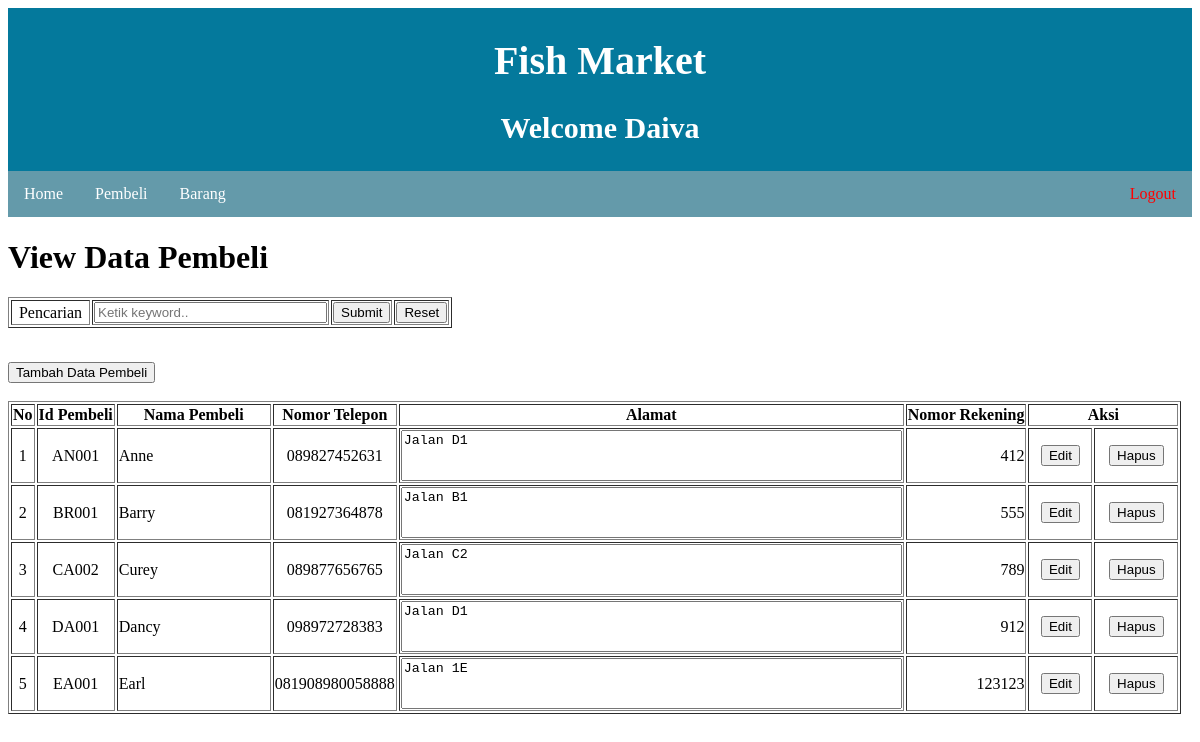
The app's page /pembeli.php (signed in) with its own data.
### tables this page shows
CREATE TABLE `pembeli` (
  `IdPembeli` varchar(5) NOT NULL,
  `NamaPembeli` varchar(50) NOT NULL,
  `NoTelp` varchar(15) NOT NULL,
  `AlamatPembeli` varchar(200) NOT NULL,
  `NoRek` varchar(20) NOT NULL
);

### pembeli.php (the view, shortened to what this page needs)
<?php
    include_once("functions.php");
?>
<!DOCTYPE html>
<html>
<head>
</head>
<body>
    <h1>View Data Pembeli</h1>
    <form method="post">
                <table border="1">
                <tr>
                    <td width="75" align="center">Pencarian</td>
                    <td><input type="text" name="dicari" size="26" maxlength="100" placeholder="Ketik keyword.." ></td>
                    <td><input type="submit" name="TblCari"></td>
                    <td><a href="javascript:history.back()"><button>Reset</button></a></td>
                </tr>
                </table>
                </form>
                <br>
    <?php
        $db = dbConnect();
        if ($db->connect_errno == 0)
        {
            if (isset($_POST["TblCari"]))
            {
                $dicari = $db->escape_string($_POST["dicari"]);
                $sqlcari = "SELECT * FROM pembeli
                            WHERE IdPembeli LIKE '%$dicari%' OR NamaPembeli LIKE '%$dicari%'
                            OR NoTelp LIKE '%$dicari%' OR NoRek LIKE '%$dicari%'
                            ORDER BY IdPembeli";
                $res = $db->query($sqlcari);
                if ($res)
                {
                    ?>
                <a href="pembeli-tambah.php"><button>Tambah Data Pembeli</button></a>
                <br><br>
                <table border="1">
                <tr>
                    <th>No</th><th>Id Pembeli</th><th>Nama Pembeli</th>
                    <th>Nomor Telepon</th><th>Alamat</th><th>Nomor Rekening</th><th colspan="2">Aksi</th>
                </tr>
                <?php
                    $i = 1;
                    $data = $res->fetch_all(MYSQLI_ASSOC);
                    foreach ($data as $barisdata)
                    {
                ?>
                        <tr>
                            <td align="center"><?php echo $i;?></td>
                            <td align="center"><?php echo $barisdata["IdPembeli"];?></td>
                            <td width="150"><?php echo $barisdata["NamaPembeli"];?></td>
                            <td align="center"><?php echo $barisdata["NoTelp"];?></td>
                            <td>
                                <textarea style="resize: none;" cols="60" rows="3" readonly><?php echo $barisdata["AlamatPembeli"];?></textarea>
                            </td>
                            <td align="right"><?php echo $barisdata["NoRek"]; ?></td>
                            <td width="60" align="center">
                                <a href="pembeli-form-edit.php?IdPembeli=<?php echo $barisdata["IdPembeli"];?>">
                                <button>Edit</button></a>
                            </td>
                            <td width="80" align="center">
                                <a href="pembeli-konfirmasi-hapus.php?IdPembeli=<?php echo $barisdata["IdPembeli"];?>">
                                <button>Hapus</button></a>
                            </td>
                        </tr>
                <?php
                        $i++;
                    }
                ?>
                </table>
    <?php
                $res->free();
            }
            }
            else
            {
            $sql = "SELECT * FROM pembeli
                    WHERE IdPembeli != ''
                    ORDER BY IdPembeli";
            $res = $db->query($sql);
            if ($res)
            {
    ?>
                <a href="pembeli-tambah.php"><button>Tambah Data Pembeli</button></a>
                <br><br>
                <table border="1">
                <tr>
                    <th>No</th><th>Id Pembeli</th><th>Nama Pembeli</th>
                    <th>Nomor Telepon</th><th>Alamat</th><th>Nomor Rekening</th><th colspan="2">Aksi</th>
                </tr>
                <?php
                    $i = 1;
                    $data = $res->fetch_all(MYSQLI_ASSOC);
                    foreach ($data as $barisdata)
                    {
                ?>
                        <tr>
                            <td align="center"><?php echo $i;?></td>
                            <td align="center"><?php echo $barisdata["IdPembeli"];?></td>
                            <td width="150"><?php echo $barisdata["NamaPembeli"];?></td>
                            <td align="center"><?php echo $barisdata["NoTelp"];?></td>
                            <td>
                                <textarea style="resize: none;" cols="60" rows="3" readonly><?php echo $barisdata["AlamatPembeli"];?></textarea>
                            </td>
                            <td align="right"><?php echo $barisdata["NoRek"]; ?></td>
                            <td width="60" align="center">
                                <a href="pembeli-form-edit.php?IdPembeli=<?php echo $barisdata["IdPembeli"];?>">
                                <button>Edit</button></a>
                            </td>
                            <td width="80" align="center">
                                <a href="pembeli-konfirmasi-hapus.php?IdPembeli=<?php echo $barisdata["IdPembeli"];?>">
                                <button>Hapus</button></a>
                            </td>
                        </tr>
                <?php
                        $i++;
                    }
                ?>
                </table>
    <?php
            }
            else
            {
                echo "Gagal SQL" . (DEVELOPMENT ? " : " . $db->error : "") . "<br>";
            }
        }
        }
        else
        {
            echo "Gagal Koneksi" . (DEVELOPMENT ? " : " . $db->connect_error : "") . "<br>";
        }
    ?>
</body>
</html>

### style.css (style rules this page uses)
body { background-color: white; overflow: hidden; }

### records on screen
pembeli: IdPembeli "AN001", NamaPembeli "Anne", NoTelp "089827452631", AlamatPembeli "Jalan D1", NoRek "412"
pembeli: IdPembeli "BR001", NamaPembeli "Barry", NoTelp "081927364878", AlamatPembeli "Jalan B1", NoRek "555"
pembeli: IdPembeli "CA002", NamaPembeli "Curey", NoTelp "089877656765", AlamatPembeli "Jalan C2", NoRek "789"
pembeli: IdPembeli "DA001", NamaPembeli "Dancy", NoTelp "098972728383", AlamatPembeli "Jalan D1", NoRek "912"
pembeli: IdPembeli "EA001", NamaPembeli "Earl", NoTelp "081908980058888", AlamatPembeli "Jalan 1E", NoRek "123123"

### other values on screen
$_SESSION["NamaUser"] "Daiva"
